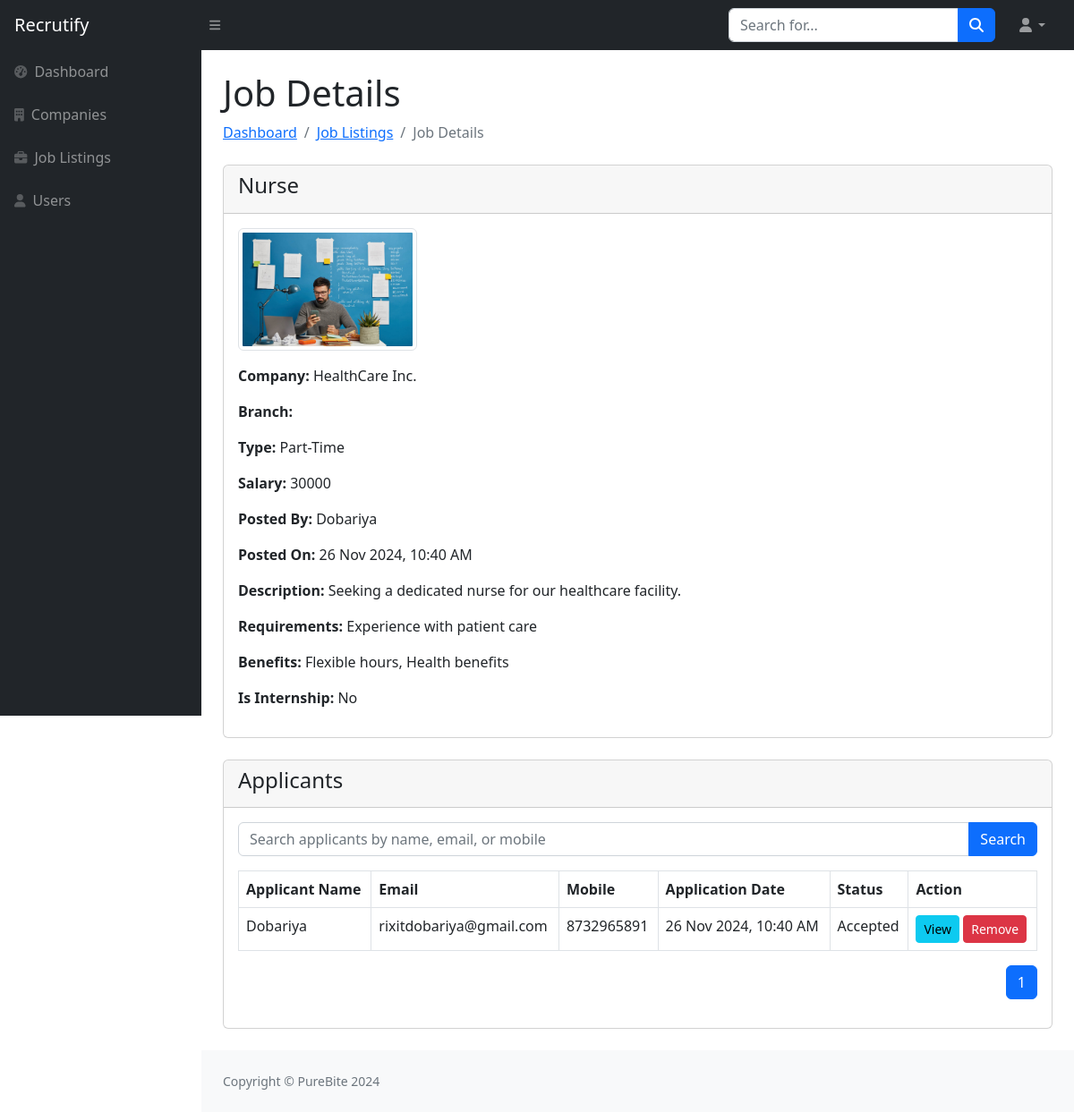
/admin/view-job.php?job_id=2, run on an earlier commit of the app's database.
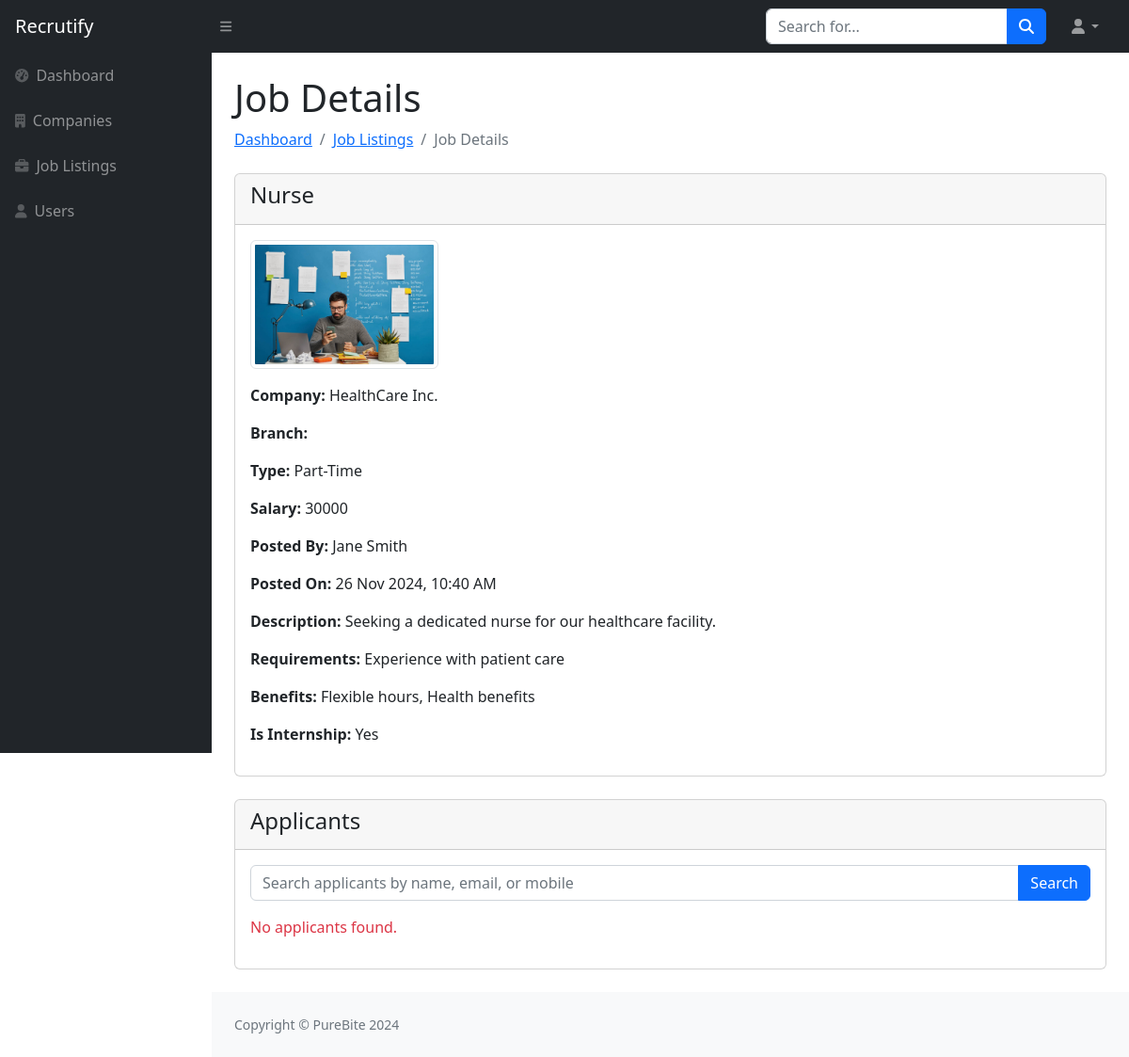
And on a later commit of the database.
### tables this page shows
CREATE TABLE `job_list_tbl` (
  `Job_Id` int NOT NULL,
  `Posted_By` int NOT NULL,
  `Title` varchar(50) NOT NULL,
  `Posted_Time` datetime NOT NULL,
  `Description` varchar(1000) NOT NULL,
  `Company_Id` int NOT NULL,
  `Branch_Id` int NOT NULL,
  `Type` enum('Full-Time','Part-Time','Contract') NOT NULL,
  `Requirements` text NOT NULL,
  `Benefits` text NOT NULL,
  `Salary` int NOT NULL,
  `Image` text NOT NULL,
  `Is_Internship` tinyint(1) NOT NULL DEFAULT '0',
  `Status` enum('Active','Deleted') DEFAULT 'Active'
);

CREATE TABLE `users_tbl` (
  `User_Id` int NOT NULL,
  `User_Type` enum('Admin','Jobseeker','Employer') NOT NULL DEFAULT 'Jobseeker',
  `Company_Id` int DEFAULT NULL,
  `Branch_Id` int DEFAULT NULL,
  `Name` varchar(50) NOT NULL,
  `Email` varchar(50) NOT NULL,
  `DOB` date DEFAULT NULL,
  `Gender` enum('Male','Female','Other') DEFAULT NULL,
  `City` varchar(50) NOT NULL,
  `State` varchar(50) NOT NULL,
  `Country` varchar(100) NOT NULL,
  `Mobile` varchar(20) NOT NULL,
  `Image` text,
  `Password` varchar(15) NOT NULL,
  `Status` enum('Active','Deleted') NOT NULL DEFAULT 'Active',
  `Register_Date` datetime NOT NULL
);

CREATE TABLE `application_tbl` (
  `Application_Id` int NOT NULL,
  `User_Id` int NOT NULL,
  `Job_Id` int NOT NULL,
  `Status` enum('Pending','Accepted','Rejected') NOT NULL DEFAULT 'Pending',
  `Application_Date` datetime NOT NULL DEFAULT CURRENT_TIMESTAMP
);

CREATE TABLE `company_tbl` (
  `Company_Id` int NOT NULL,
  `Posted_by` int NOT NULL DEFAULT '6',
  `Name` varchar(50) NOT NULL,
  `Description` varchar(5000) NOT NULL,
  `Business_Stream` varchar(100) NOT NULL,
  `Establishment_Year` year NOT NULL,
  `Website` varchar(50) NOT NULL,
  `Phone` varchar(20) NOT NULL,
  `Email` varchar(50) NOT NULL,
  `Logo` text NOT NULL,
  `Main_Branch_Id` int DEFAULT NULL
);

### admin/view-job.php (the view, shortened to what the changed rows need)
<?php
include("sidebar.php");
if (isset($_GET['job_id'])) {
    $job_id = $_GET['job_id'];
    $job_query = "
        SELECT
            jl.*,
            c.Name AS Company_Name,
            b.Address AS Branch_Address,
            u.Name AS Posted_By
        FROM job_list_tbl jl
        INNER JOIN company_tbl c ON jl.Company_Id = c.Company_Id
        INNER JOIN branch_tbl b ON jl.Branch_Id = b.Branch_Id
        INNER JOIN users_tbl u ON jl.Posted_By = u.User_Id
        WHERE jl.Job_Id = '$job_id'";
    $job_result = mysqli_query($con, $job_query);
    if ($job_result && mysqli_num_rows($job_result) > 0) {
        $job = mysqli_fetch_assoc($job_result);
    } else {
        echo "<script>alert('Job not found');location.href='job-listings.php';</script>";
        exit;
    }
    $search = isset($_GET['search']) ? mysqli_real_escape_string($con, $_GET['search']) : '';
    $page = isset($_GET['page']) ? (int)$_GET['page'] : 1;
    $limit = 5;
    $offset = ($page - 1) * $limit;
    $search_condition = "";
    $count_query = "
        SELECT COUNT(*) AS total
        FROM application_tbl a
        INNER JOIN users_tbl u ON a.User_Id = u.User_Id
        WHERE a.Job_Id = '$job_id' $search_condition";
    $count_result = mysqli_query($con, $count_query);
    $total_rows = ($count_result && mysqli_num_rows($count_result) > 0) ? mysqli_fetch_assoc($count_result)['total'] : 0;
    $total_pages = ceil($total_rows / $limit);
    $applicant_query = "
        SELECT
            a.Application_Id,
            a.Application_Date,
            a.Status,
            u.Name AS Applicant_Name,
            u.Email AS Applicant_Email,
            u.Mobile AS Applicant_Mobile,
            a.User_Id
        FROM application_tbl a
        INNER JOIN users_tbl u ON a.User_Id = u.User_Id
        WHERE a.Job_Id = '$job_id' $search_condition
        LIMIT $limit OFFSET $offset";
    $applicant_result = mysqli_query($con, $applicant_query);
}
?>
<div id="layoutSidenav_content">
    <div class="container-fluid px-4">
        <h1 class="mt-4">Job Details</h1>
        <div class="card mb-4">
            <div class="card-header">
                <h4><?= $job['Title']; ?></h4>
            </div>
            <div class="card-body">
                <p><img src="../<?= $job['Image']; ?>" alt="Job Image" class="img-thumbnail" width="200"></p>
                <p><strong>Company:</strong> <?= $job['Company_Name']; ?></p>
                <p><strong>Branch:</strong> <?= $job['Branch_Address']; ?></p>
                <p><strong>Type:</strong> <?= $job['Type']; ?></p>
                <p><strong>Salary:</strong> <?= $job['Salary']; ?></p>
                <p><strong>Posted By:</strong> <?= $job['Posted_By']; ?></p>
                <p><strong>Posted On:</strong> <?= date("d M Y, h:i A", strtotime($job['Posted_Time'])); ?></p>
                <p><strong>Description:</strong> <?= nl2br($job['Description']); ?></p>
                <p><strong>Requirements:</strong> <?= nl2br($job['Requirements']); ?></p>
                <p><strong>Benefits:</strong> <?= nl2br($job['Benefits']); ?></p>
                <p><strong>Is Internship:</strong> <?= $job['Is_Internship'] ? 'Yes' : 'No'; ?></p>
            </div>
        </div>
        <div class="card mb-4">
            <div class="card-body">
                <form method="GET" class="mb-3">
                    <div class="input-group">
                    </div>
                </form>
                <?php if ($applicant_result && mysqli_num_rows($applicant_result) > 0) { ?>
                    <table class="table table-bordered">
                        <thead>
                            <tr>
                                <th>Applicant Name</th>
                                <th>Email</th>
                                <th>Mobile</th>
                                <th>Application Date</th>
                                <th>Status</th>
                                <th>Action</th>
                            </tr>
                        </thead>
                        <tbody>
                        <?php while ($applicant = mysqli_fetch_assoc($applicant_result)) { ?>
                            <tr>
                                <td><?= $applicant['Applicant_Name']; ?></td>
                                <td><?= $applicant['Applicant_Email']; ?></td>
                                <td><?= $applicant['Applicant_Mobile']; ?></td>
                                <td><?= date("d M Y, h:i A", strtotime($applicant['Application_Date'])); ?></td>
                                <td><?= $applicant['Status'] ?></td>
                                <td>
                                    <a href="view-jobseeker.php?user_id=<?= $applicant['User_Id']; ?>" class="btn btn-info btn-sm">View</a>
                                    <a href="remove-application.php?application_id=<?= $applicant['Application_Id']; ?>" class="btn btn-danger btn-sm">Remove</a>
                                </td>
                            </tr>
                        <?php } ?>
                        </tbody>
                    </table>
                    <?php include "common/pagination.php"; ?>
                <?php } else { ?>
                    <p class="text-danger">No applicants found.</p>
                <?php } ?>
            </div>
        </div>
    </div>
<?php include("footer.php"); ?>

### admin/common/pagination.php (shortened to what the changed rows need)
<div class="d-flex justify-content-end">
    <nav aria-label="Page navigation example">
        <ul class="pagination">
            <?php
            for ($i = 1; $i <= $total_pages; $i++) {
                echo "<li class='page-item " . ($i == $page ? 'active' : '') . "'><a class='page-link' href='?page=" . $i . "&search=" . urlencode($search) . "'>" . $i . "</a></li>";
            }
            ?>
        </ul>
    </nav>
</div>

What changed in the data, as far as the page shows it:
removed application_tbl: User_Id.Name "Dobariya", User_Id.Email "rixitdobariya@gmail.com", User_Id.Mobile "8732965891", Application_Date "26 Nov 2024, 10:40 AM", Status "Accepted"
changed job_list_tbl "Nurse": Posted_By.Name "Dobariya" → "Jane Smith"
Also different on the page:
text no longer shown: "No Applicant Name Email Mobile Application Date Status Action"
text now shown: "Yes No applicants found."
list line gone: "1"
